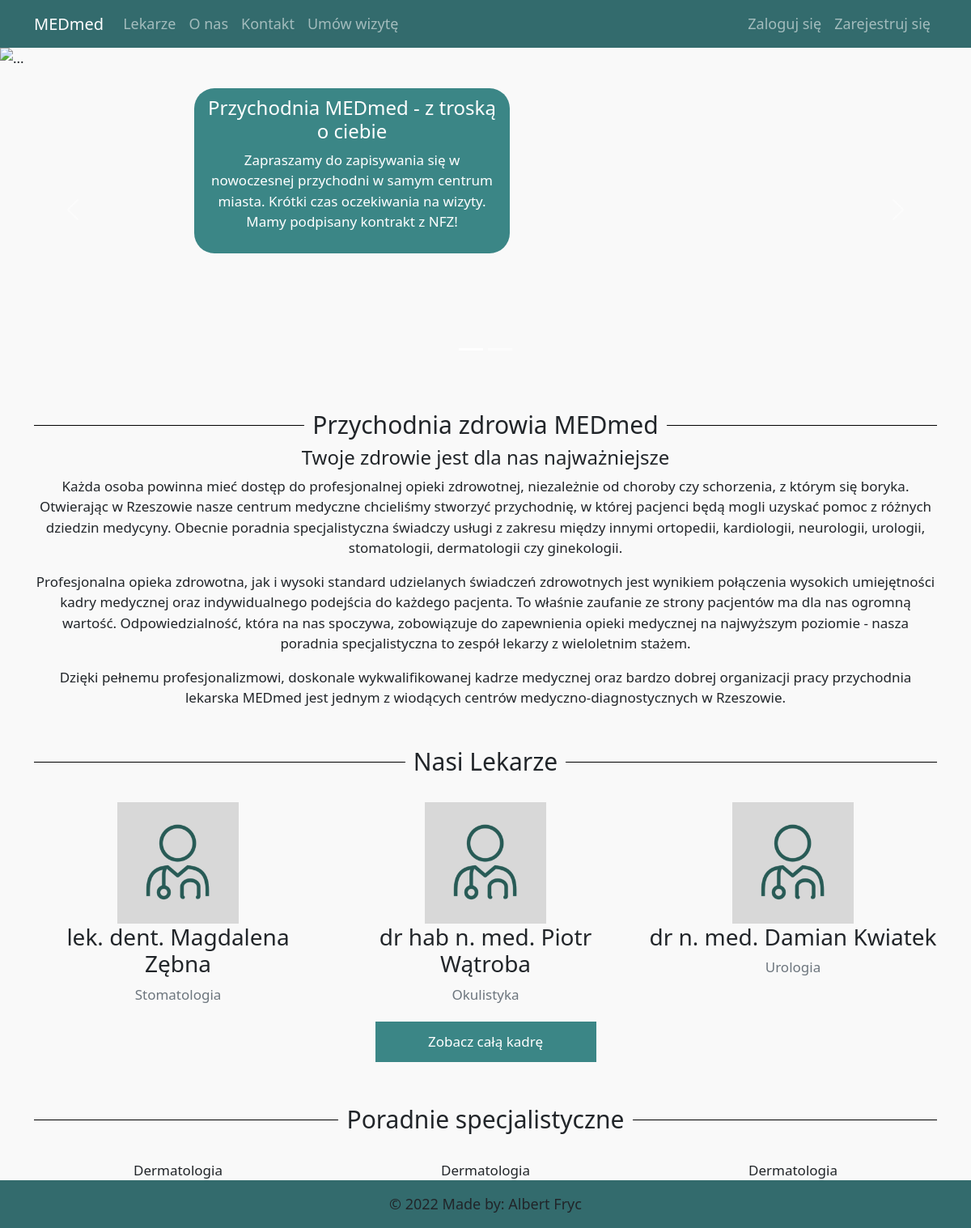
The app's page /, older data.
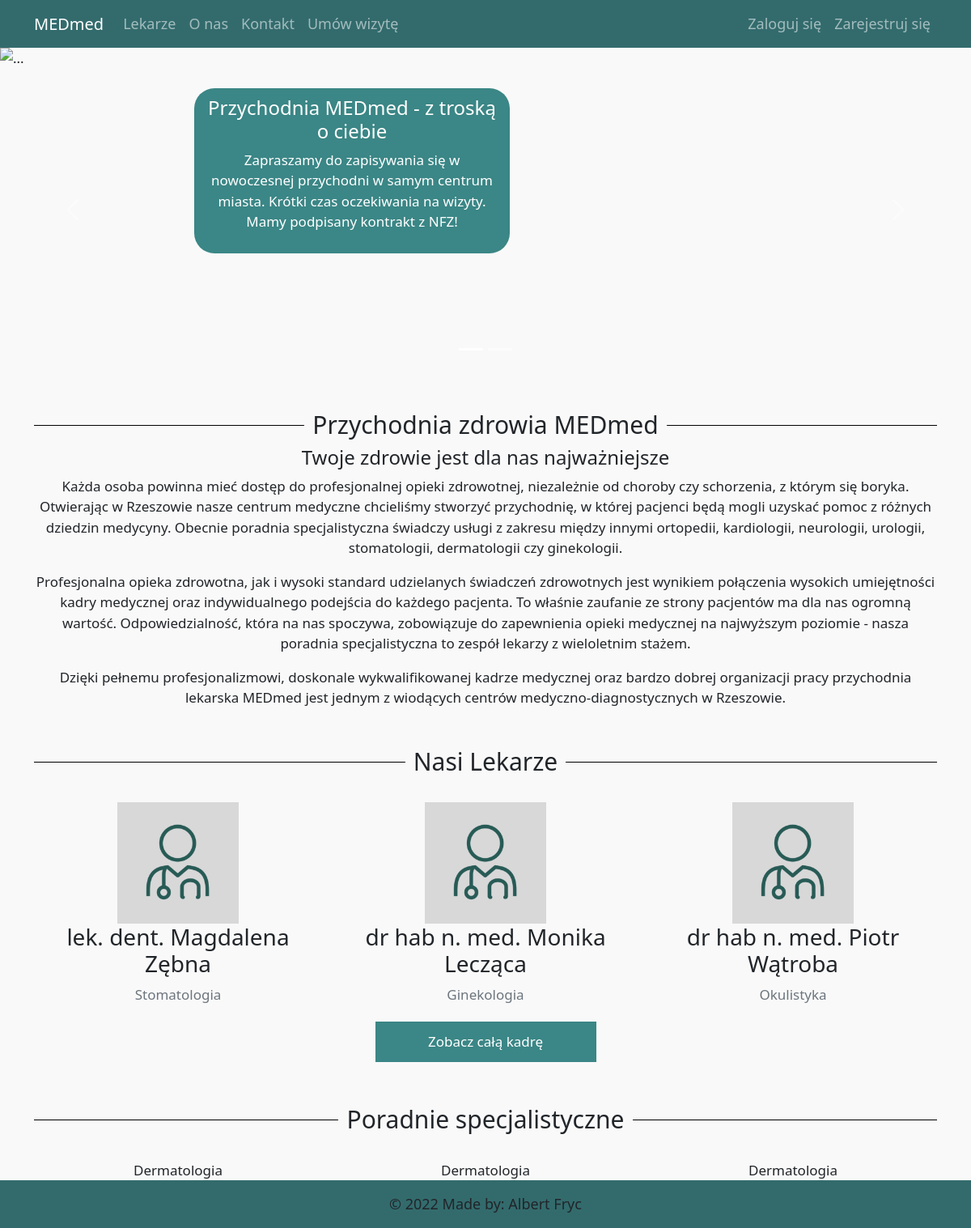
The same page, newer data.
### users/models.py (models this page shows, shortened)
class MyUser(AbstractUser):
    username = None
    type_choices = (
        ('M', 'Moderator'),
        ('L', 'Lekarz'),
        ('P', 'Pacjent')
    )
    user_type = models.CharField('Typ', max_length=1, choices=type_choices, default='P')
    email = models.EmailField(('Adres email'), unique=True)
    imie = models.CharField(('Imię'), max_length = 25, blank=True, null=True)
    nazwisko = models.CharField(('Nazwisko'), max_length = 50, blank=True, null=True)
    telefon = PhoneNumberField(('Telefon'), unique=True, blank=True, null=True)
    USERNAME_FIELD = 'email'
    REQUIRED_FIELDS = []

class Lekarze(MyUser):
    username = None
    image = models.ImageField(default='docdef.jpg', upload_to='konto_pics')
    specjalizacja = models.CharField(('Specjalizacja'), max_length=50, choices=SPECIALIZATION_CHOICES, blank=True, null=True)
    tytul = models.CharField(('Tytuł'), max_length=15, choices=TITLE_CHOICES, blank=True, null=True)
    USERNAME_FIELD = 'email'
    REQUIRED_FIELDS = []
    class Meta:
        ordering = ['specjalizacja', 'nazwisko']
        verbose_name_plural = 'Lekarze'

class MyUser(AbstractUser):
    username = None
    type_choices = (
        ('M', 'Moderator'),
        ('L', 'Lekarz'),
        ('P', 'Pacjent')
    )
    user_type = models.CharField('Typ', max_length=1, choices=type_choices, default='P')
    email = models.EmailField(('Adres email'), unique=True)
    imie = models.CharField(('Imię'), max_length = 25, blank=True, null=True)
    nazwisko = models.CharField(('Nazwisko'), max_length = 50, blank=True, null=True)
    telefon = PhoneNumberField(('Telefon'), unique=True, blank=True, null=True)
    USERNAME_FIELD = 'email'
    REQUIRED_FIELDS = []

### rezerwacje/views.py (the view)
# urls.py: 2. Add a URL to urlpatterns:  path('', views.home, name='home')
def home(request):
    context ={
        'lekarze': Lekarze.objects.all()[:3],
        "title" : "Strona Główna"
    }
    return render(request, 'rezerwacje/home.html', context)

### rezerwacje/templates/rezerwacje/home.html (shortened to what the changed rows need)
{% extends "rezerwacje/base.html" %}
{% load static %}
{% block content %}
<div id="tyt" ><h2 id="had"><span id="spad">Przychodnia zdrowia MEDmed</span></h2></div>
  <div id="tyt"><h2 id="had"><span id="spad">Nasi Lekarze</span></h2></div>
  <div class="row" style="margin-top: 2rem;">
    {% for post in lekarze %}
    <div class="col-12 col-sm-12 col-lg-6 col-xl-4" id="cntimg">
        <div class="col" id="cntimg">
            <div class="row">
                <div class="col">
            <img id="shw"  src="{{ post.image.url }}">
                </div>
                </div>
    <h3>{{ post.get_tytul_display }} {{ post.imie }} {{ post.nazwisko}}</h3>
    <p class="text-secondary">{{ post.get_specjalizacja_display }}</p>
    </div>
    </div>
    {% endfor %}
    </div>
<div id="tyt" style="margin-top: 3rem;"><h2 id="had"><span id="spad">Poradnie specjalistyczne</span></h2></div>
{% endblock content %}

Row changes from the older to the newer data that the page shows:
no longer on this page (row unchanged): Lekarze: image (picture), tytul "dr n. med.", imie "Damian", nazwisko "Kwiatek", specjalizacja "Urologia"
added Lekarze: image (picture), tytul "dr hab n. med.", imie "Monika", nazwisko "Lecząca", specjalizacja "Ginekologia"
